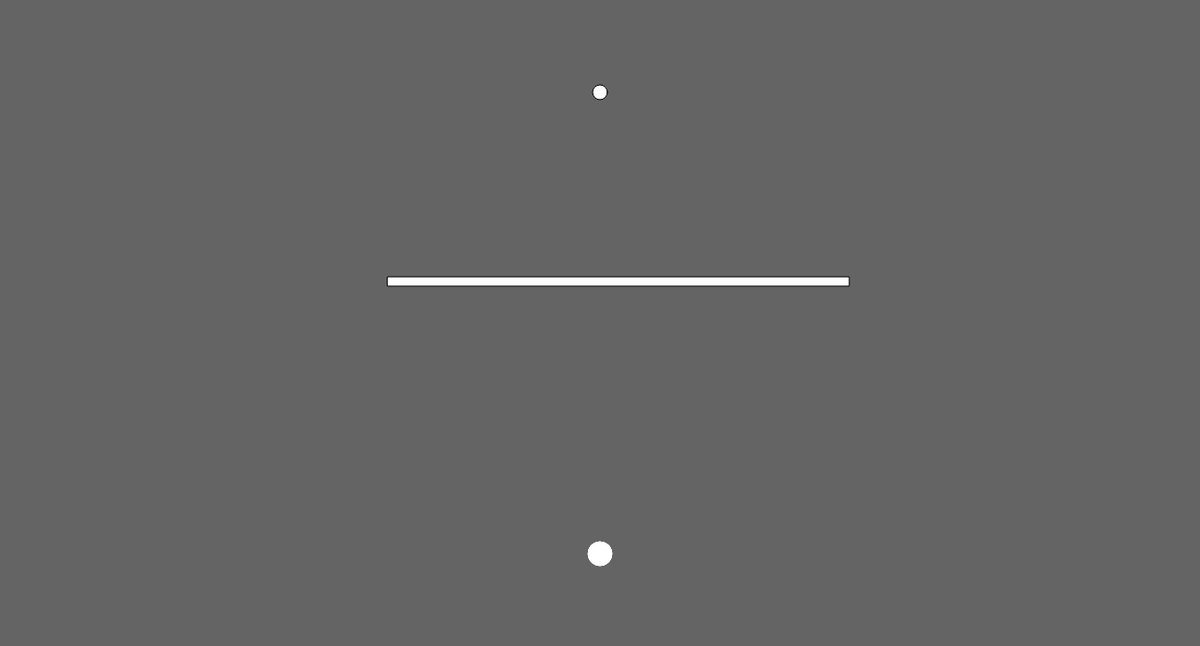
Frame 1 (no input)
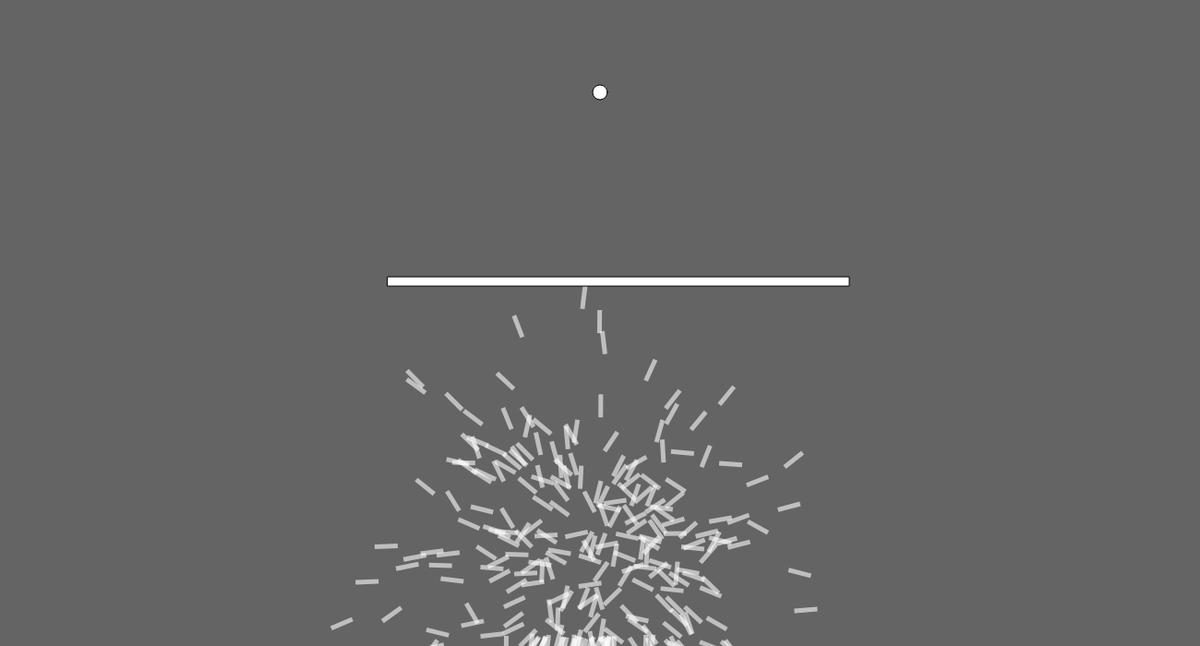
Frame 60 (no input)
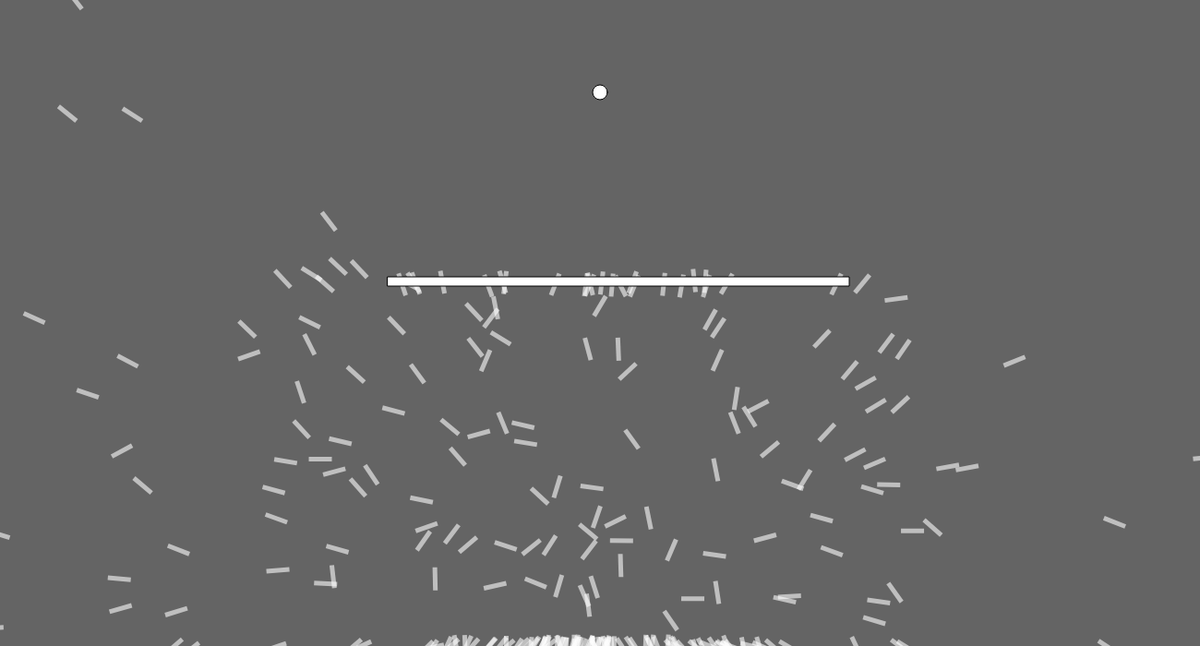
Frame 120 (the mouse pressed at the canvas centre since frame 60)

The p5.js sketch that drew these frames (run headless with seeded random() and noise() and a simulated clock; from frame 60 on, the mouse is pressed at the canvas centre):

// p5.js sketch
// ── sketch.js
var population;
var lifespan = 4000;
var count = 0,generation=1;
var lifeP;
var target;

var globalMaxfit=0;


var rx=420,ry=300,rw=500,rh=10;
function setup() {
    createCanvas(1300, 700);
    //rocket = new Rocket();
    population = new Population();    // craetes an object named population of the constructor Population



    lifeP = createP();
    target = createVector(width/2 , 100);
}


function draw() {
    background(100);
    population.run();
    lifeP.html("Lifespan (iteration):"+ count+"<br> Generation :"+generation +"<br>Global best fitness value:"+ globalMaxfit+"<br>Best Fitness of this current generation:  ");
    count++;
    //lifeP.html(generation);


                if (count == lifespan) 
                {
                    count = 0;
                    population.evaluate();
                    population.selection();

                    generation++;
                    //population = new Population();

                }
    //rocket.update();
    //rocket.show();
    
    rect(420,300,500,10);     //obstacle
    ellipse(target.x, target.y, 16, 16);            // in future try to make it a moving target
}








function Population() {      //----> evaluate, selection ,run    (functions of the constructor population)

    
    
    //------variables of population-----//

    this.rockets = []; //array of rockets
    this.popsize = 250;
    this.matingpool = []; //empty array containing parents according to their probability coz of their fitness more the fitness more is the  probability


    for (var i = 0; i < this.popsize; i++) {
        this.rockets[i] = new Rocket();             //250 rockets[i] object are prepard of the type Rocket
    }
    //----end of variables---------//


    this.evaluate = function ()
    {         

        var maxfit = 0;
        for (var i = 0; i < this.popsize; i++)
        {
            this.rockets[i].calcFitness();
            if (this.rockets[i].fitness > maxfit)
            {
                maxfit = this.rockets[i].fitness;
            }

        }
        
        
        if(maxfit>globalMaxfit)
            {globalMaxfit=maxfit;}
    
        createP(maxfit);

        for (var i = 0; i < this.popsize; i++) 
        {
            this.rockets[i].fitness /= maxfit;
        }
        this.matingpool = [];//Initially clear mating pool


        for (var i = 0; i < this.popsize; i++) 
        {
            var n = this.rockets[i].fitness * 100;
            for (var j = 0; j < n; j++)
            {
                this.matingpool.push(this.rockets[i]);
            }

        }

    }


    this.selection = function () 
    {
        var newRockets = [];
        for (var i = 0; i < this.rockets.length; i++)    // rockets.length=250 ie 250 child rockets will be producedthat will have  some characteristics of parentA's dna and some characteristics of parentB's dna
        {     

            var parentA = random(this.matingpool).dna;  //chooses a random parentA from matingpool as per probability
            var parentB = random(this.matingpool).dna;  //chooses a random parentB from matingpool as per probability
            var child = parentA.crossover(parentB);
            child.mutation();
            newRockets[i] = new Rocket(child);

        }
        this.rockets = newRockets;              // rockets[] = newRockets[] ie is full array gets copied
    }


    this.run = function ()
    {
        for (var i = 0; i < this.popsize; i++)
        {
            this.rockets[i].update();
            this.rockets[i].show();
        }
    }
    
    
    

}









function Dna(genes) {               //---->  crossover

    if (genes)
    {  this.genes = genes;    }
    else 
    {
        this.genes = [];
        for (var i = 0; i < lifespan; i++) 
        {
            this.genes[i] = p5.Vector.random2D();
            this.genes[i].setMag(0.5);
        }
    }


    this.crossover = function (partner) 
    {
        var newgenes = [];
        var mid = floor(random(this.genes.length));
        for (var i = 0; i < this.genes.length; i++)
        {
            if (i > mid)
            {      newgenes[i] = this.genes[i];       }
            else 
            {      newgenes[i] = partner.genes[i];    }
        }
        return new Dna(newgenes);

    }


    
    
    this.mutation =function()
    {
        for( var i=0;i< this.genes.length;i++)
        {
            
            if(random(1)<0.01)
                {
                    this.genes[i]=p5.Vector.random2D();
                    this.genes[i].setMag(0.1);
                }
            
        }
    }
    
    
    

}









function Rocket(dna) {              //----> calcfitness, applyforce, update, show

    
    //----variables of rockets-----//
    this.pos = createVector(width / 2, height-100);
    this.vel = createVector();
    this.acc = createVector();
    this.completed=false;
    this.crashed=false;
    
    //---end of variables-----//

    if (dna) 
    {this.dna = dna;} 
    else
    {this.dna = new Dna();}

   // this.count = 0;


    
    
    //----Fitness evaluation function---//
    
    this.calcFitness = function ()   //to calc the fitness of each rocket i.e  ---->   rocket[i]   
    {                                                                                                  
        var d = dist(this.pos.x, this.pos.y, target.x, target.y)   
        //this.fitness = 1/d ;//
        this.fitness =map(d, 0, width, width, 0);     //fitness function
        
        if(this.completed)
            {
                this.fitness*=10;
            }
        if(this.crashed)
            {
                this.fitness=0;
            }

    }
    //---fitness evaluation function ends---//

    
    //----Physics Engine Design-----//
    
    this.applyForce = function (force) { //learn about physics simulation 
        this.acc.add(force);
    }

    this.update = function () 
    {

        this.applyForce(this.dna.genes[count]);
        
         var d = dist(this.pos.x, this.pos.y, target.x, target.y)   
       if(d<10)
              {this.completed=true;
              this.pos=target.copy();
              //craeteP(d);
              }
        
        if(this.pos.x> rx && this.pos.x< rx+rw && this.pos.y>ry &&this.pos.y< ry+rh )
            {
                this.crashed=true;
            }
   
        
         if(this.pos.x<0  || this.pos.x>width || this.pos.y>height ||this.pos.y< 0)
            {
                this.crashed=true;
            }
   
       if(!this.completed && !this.crashed)
            {

            this.vel.add(this.acc);
            this.pos.add(this.vel);
            this.acc.mult(0);
            } 
    }
    
    //----Physics Engine design ends-----//


    
    
    //----Design of rocket----------//
    
    this.show = function ()     //chk why push and pop?
    {
        push();

        noStroke();
        fill(255, 150);
        translate(this.pos.x, this.pos.y);
        rotate(this.vel.heading());
        rectMode(CENTER);
        rect(0, 0, 25, 5);
        // ellipse(0, 0, 25, 5); //rect(0, 100, 25, 5);   //rect(10, 110, 25, 5);


        pop();

    }
    
    //-----Design of rocket ends------//
    
    
    

}



//can the sperm be taught to learn with time to hit an ovum???
//A girl having abnormalities in pregnancy can this be used in the future?
//automatic bombardment of a specific position with time probability will increase , think like even if the target moves our samrt bombs will find it eventually


/*-------------------  bibliography----------------------
1.coding train
2.soft computing
3.amit konar soft computing
4.siraj raval
5.Gkm sirs slide*/
